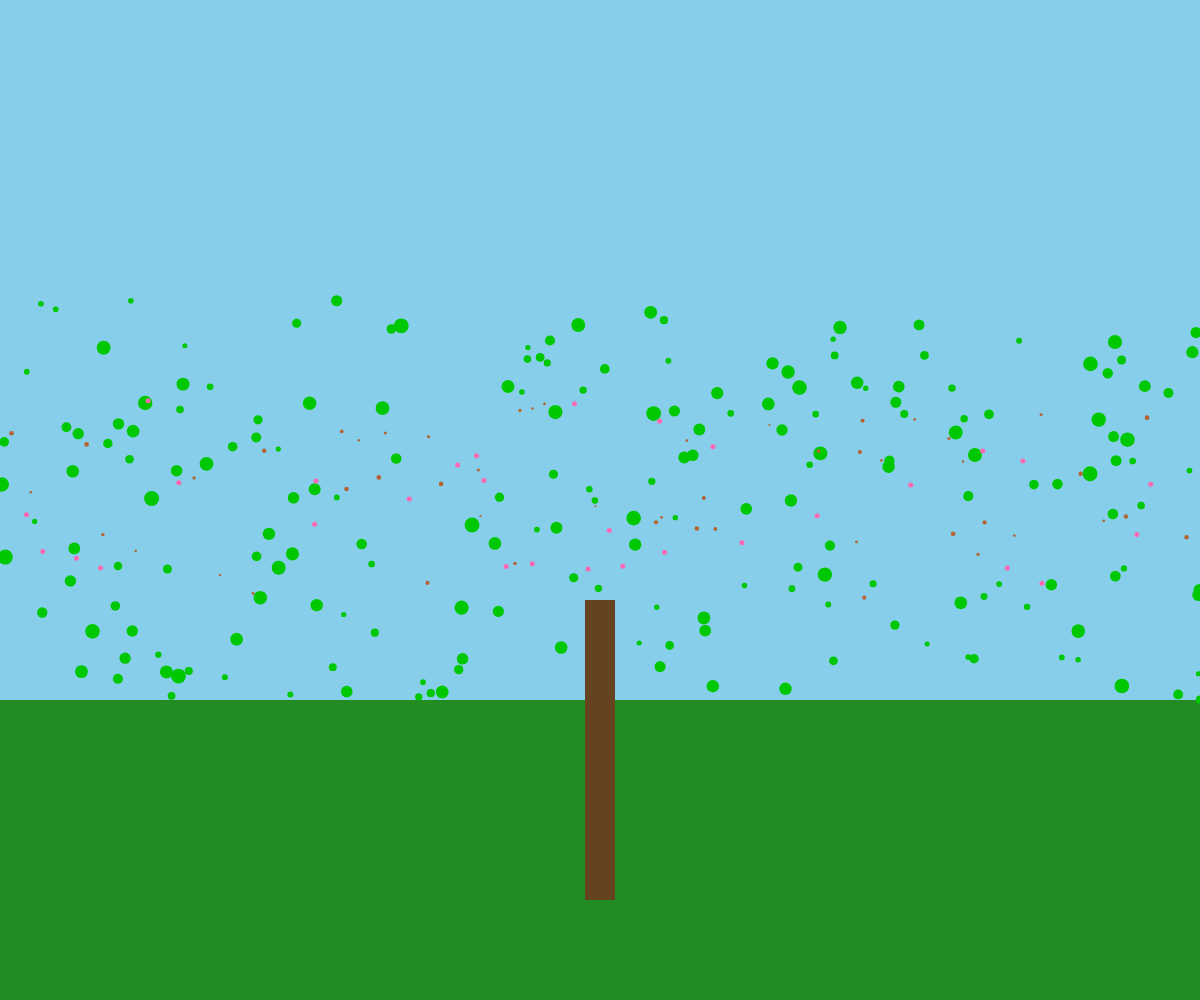
Frame 1 (no input)
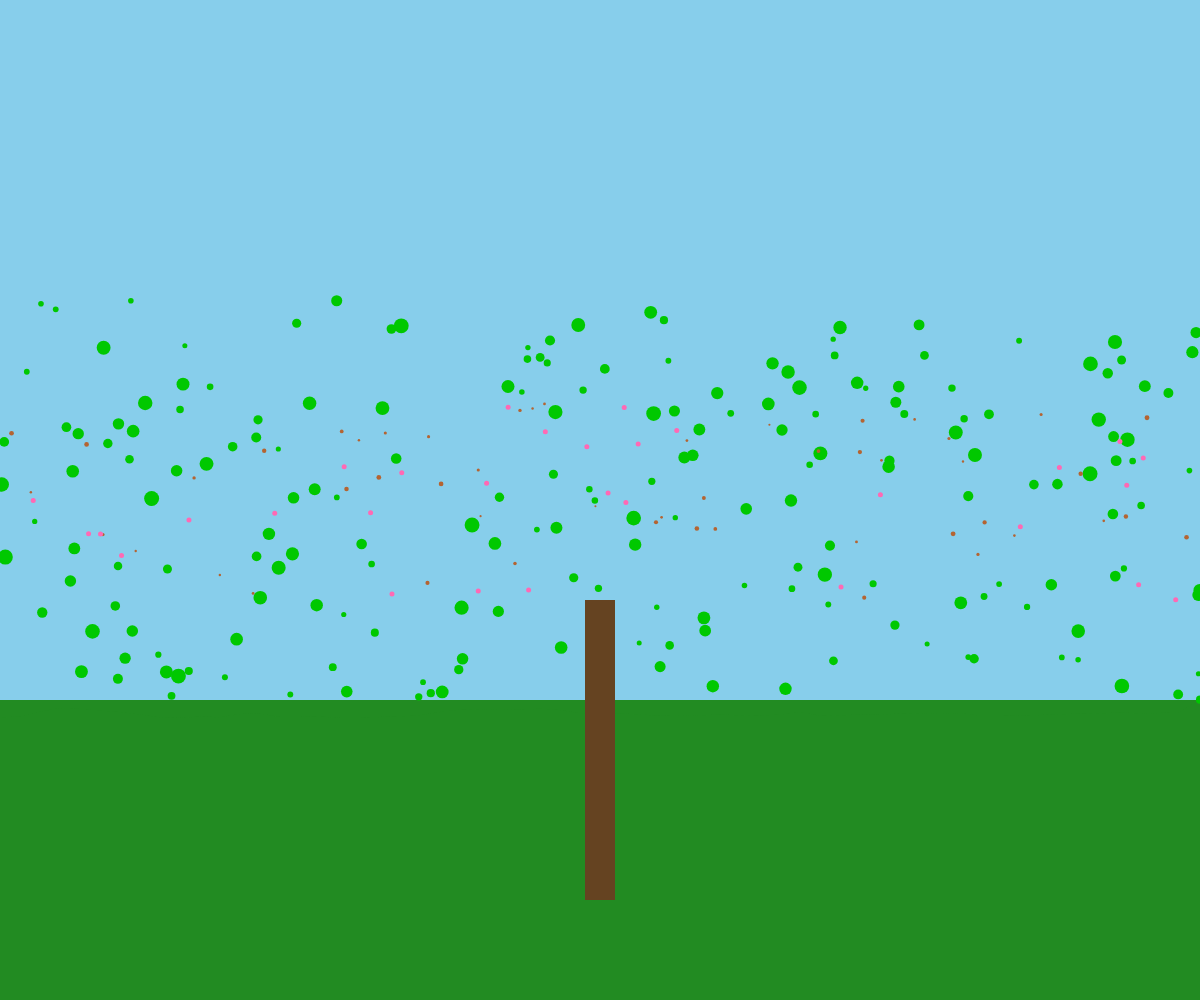
Frame 60 (no input)
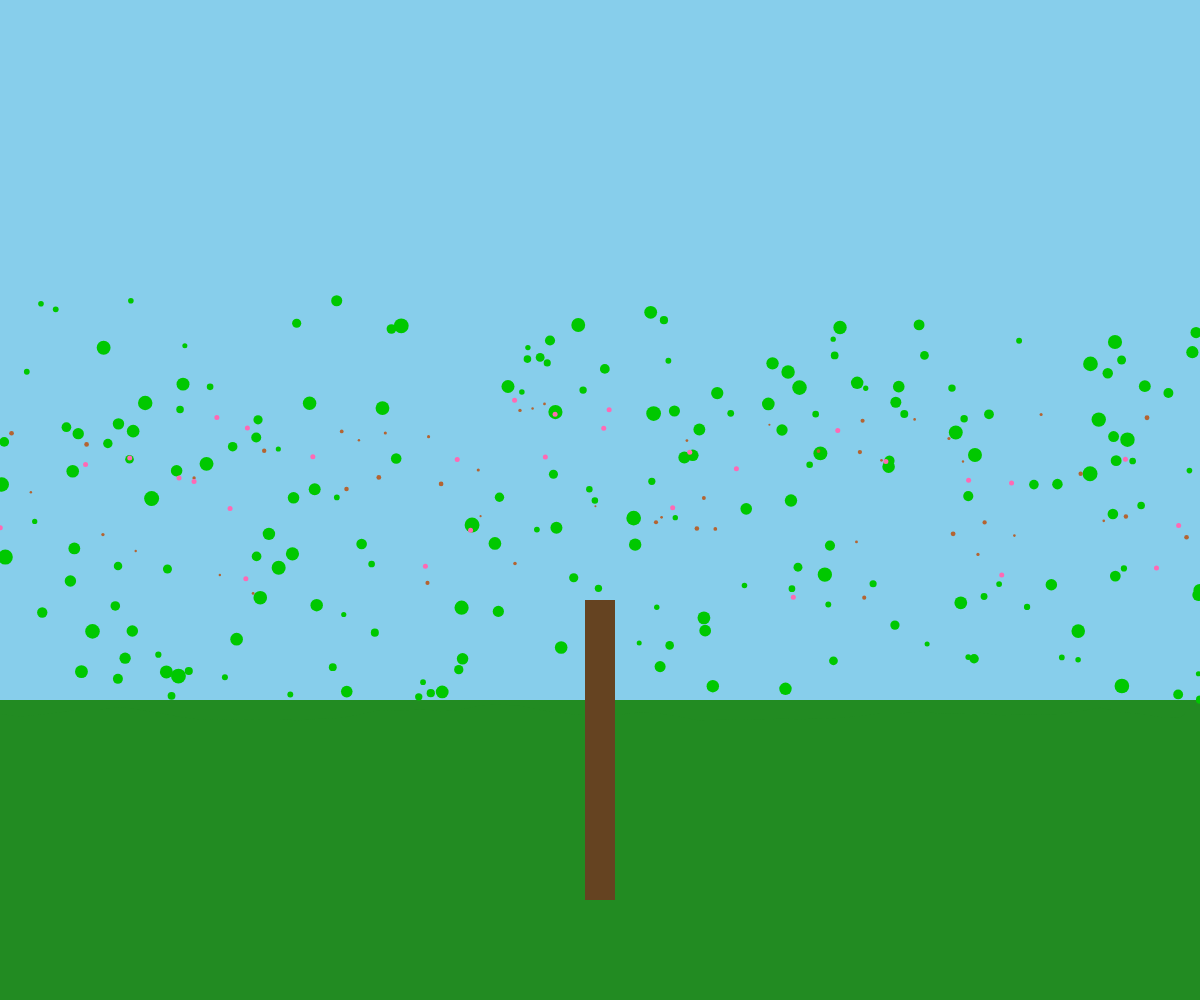
Frame 120 (the mouse pressed at the canvas centre since frame 60)

The p5.js sketch that drew these frames (run headless with seeded random() and noise() and a simulated clock; from frame 60 on, the mouse is pressed at the canvas centre):

// p5.js sketch
// ── sketch.js
let seasons = ['spring', 'summer', 'autumn', 'winter'];
let currentSeason = 0;
let seasonProgress = 0;
let leaves = [];
let snowflakes = [];
let buds = [];
let flowers = [];

function setup() {
  createCanvas(windowWidth, windowHeight);
  noStroke();
  
  // Initialize tree leaves
  for (let i = 0; i < 200; i++) {
    leaves.push({
      x: random(width),
      y: random(height * 0.3, height * 0.7),
      size: random(5, 15),
      color: color(0, 150, 0),
      originalY: random(height * 0.3, height * 0.7)
    });
  }
  
  // Initialize snowflakes
  for (let i = 0; i < 300; i++) {
    snowflakes.push({
      x: random(width),
      y: random(-50, -10),
      speed: random(0.5, 2),
      size: random(1, 3)
    });
  }
  
  // Initialize buds
  for (let i = 0; i < 50; i++) {
    buds.push({
      x: random(width),
      y: random(height * 0.4, height * 0.6),
      size: random(2, 5),
      color: color(180, 100, 50)
    });
  }
}

function draw() {
  // Update season progress
  seasonProgress += 0.002;
  if (seasonProgress >= 1) {
    seasonProgress = 0;
    currentSeason = (currentSeason + 1) % seasons.length;
  }
  
  // Draw sky background
  let skyColor;
  switch(seasons[currentSeason]) {
    case 'spring':
      skyColor = color(135, 206, 235);
      break;
    case 'summer':
      skyColor = color(135, 206, 235);
      break;
    case 'autumn':
      skyColor = color(255, 165, 0);
      break;
    case 'winter':
      skyColor = color(240, 248, 255);
      break;
  }
  
  background(skyColor);
  
  // Draw ground
  fill(34, 139, 34);
  rect(0, height * 0.7, width, height * 0.3);
  
  // Draw hill
  noStroke();
  fill(34, 139, 34);
  beginShape();
  vertex(0, height * 0.7);
  for (let i = 0; i < width; i += 20) {
    let y = height * 0.7 + noise(i * 0.01, frameCount * 0.01) * 30;
    vertex(i, y);
  }
  vertex(width, height * 0.7);
  endShape(CLOSE);
  
  // Draw tree trunk
  fill(101, 67, 33);
  rect(width/2 - 15, height * 0.6, 30, height * 0.3);
  
  // Draw leaves based on season
  switch(seasons[currentSeason]) {
    case 'spring':
      drawSpringLeaves();
      break;
    case 'summer':
      drawSummerLeaves();
      break;
    case 'autumn':
      drawAutumnLeaves();
      break;
    case 'winter':
      drawWinterLeaves();
      break;
  }
  
  // Draw snow
  if (seasons[currentSeason] === 'winter') {
    updateAndDrawSnow();
  }
  
  // Draw buds and flowers for spring transition
  if (seasons[currentSeason] === 'spring') {
    updateAndDrawBuds();
    updateAndDrawFlowers();
  }
}

function drawSpringLeaves() {
  fill(0, 200, 0);
  for (let leaf of leaves) {
    ellipse(leaf.x, leaf.y, leaf.size, leaf.size);
  }
}

function drawSummerLeaves() {
  fill(0, 150, 0);
  for (let leaf of leaves) {
    ellipse(leaf.x, leaf.y, leaf.size, leaf.size);
  }
}

function drawAutumnLeaves() {
  // Transition colors from green to red/orange
  let r = map(seasonProgress, 0, 1, 0, 255);
  let g = map(seasonProgress, 0, 1, 150, 100);
  let b = map(seasonProgress, 0, 1, 0, 0);
  
  fill(r, g, b);
  for (let leaf of leaves) {
    ellipse(leaf.x, leaf.y, leaf.size, leaf.size);
  }
}

function drawWinterLeaves() {
  // Leaves are shed and covered in snow
  noFill();
  stroke(255);
  for (let leaf of leaves) {
    ellipse(leaf.x, leaf.y, leaf.size, leaf.size);
  }
}

function updateAndDrawSnow() {
  fill(255);
  for (let flake of snowflakes) {
    flake.y += flake.speed;
    if (flake.y > height) {
      flake.y = random(-50, -10);
      flake.x = random(width);
    }
    ellipse(flake.x, flake.y, flake.size, flake.size);
  }
}

function updateAndDrawBuds() {
  fill(180, 100, 50);
  for (let bud of buds) {
    ellipse(bud.x, bud.y, bud.size, bud.size);
  }
}

function updateAndDrawFlowers() {
  fill(255, 105, 180); // Pink
  for (let i = 0; i < 30; i++) {
    let x = random(width);
    let y = random(height * 0.4, height * 0.6);
    ellipse(x, y, 5, 5);
  }
}

function windowResized() {
  resizeCanvas(windowWidth, windowHeight);
}
